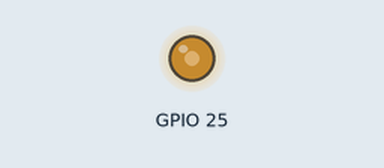
Simulated run of this sketch. Board: ESP32. Shown: output pins drawn as LEDs (lit = HIGH). I2S audio is not simulated (input reads silence); random numbers use the default seed unless the sketch sets one; what the sketch prints to the serial monitor is not drawn.

Above: at 0.05 s.
At 17.75 s:
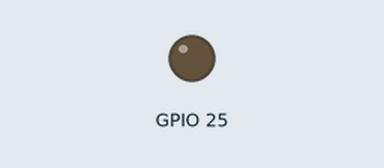
Timing chart, 0 to 23.1 s (numbered marks = the images above):
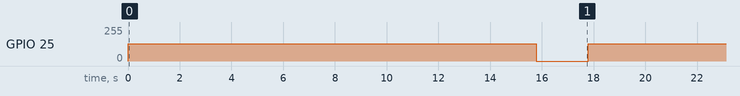

Measured:
- by itself, GPIO 25: alternates 128/255 for 15.8 s and 0/255 for 2.0 s

The sketch:

TestPDM.ino
```cpp
// (licence header left out)
#include "PDMout.h"
#include "magic07.h"  // SAMPLE PCM DATA from http://www.kurage-kosho.info/
#define GPIO  25
#define FS  24000

#define PI  3.14159265

void setup() {
	Serial.begin(115200);
	Serial.println("TestPDM");
}

void loop() {
  Serial.println("D/A create");
  PDMOut_create(GPIO);
  delay(1000);

  // PLAY
  for(int iLoop=0;iLoop<4;iLoop++){
    Serial.print("Playing...");
    PDMOut_start(FS);
/*
    // sin波出力
    int len = (int)(0.5*FS);  // 0.5sec
    float rad = 1023.0*2*PI/FS; //1023Hz
    for(int k=0;k<len;k++){
      int16_t val = (int16_t)(32767*sin(rad*k));
      PDMOut_write(val);
    }

    PDMOut_clear();
    delay(500);
*/
    // PCM data
    int len2 = sizeof(g_MAGIC07)/sizeof(short);
    for(int k=0;k<len2;k++){
      int16_t val =g_MAGIC07[k];
      PDMOut_write(val);
    }

    Serial.println("Stop");
    PDMOut_stop();

    delay(1000);
  }

  // RELEASE
  Serial.println("Release");
  PDMOut_release();

  delay(2000);
}
```

PDMout.c
```cpp
// PDMOut.c - PDM audio output for ESP32
// 2018/03/31 N.Yamazaki(AQUEST)  creation.

#include <freertos/FreeRTOS.h>
#include <freertos/task.h>
#include <driver/i2s.h>
#include <driver/dac.h>
#include <driver/rtc_io.h>
#include "PDMout.h"

#define  DMA_BUF_COUNT  3 //  number of DMA buffer
#define  DMA_BUF_LEN    32 // lenght of one DMA buffer (one channnel samples)
#define  DMA_BUF_SIZE   (DMA_BUF_COUNT*DMA_BUF_LEN) // total DMA buffer size [sample]
#define  I2S_FIFO_LEN   (64/2)
static const i2s_port_t i2s_num = (i2s_port_t)0; // i2s port number.  I2S_1 has not PDM. never change this.

static int _WriteOne(int16_t val);

static gpio_num_t gGpio=0;
static dac_channel_t  gDacCh = -1;	// gDacChANNEL_2; // GPIO26
static TickType_t gTicsWait;
///////////////////////////////////////////
// PDMOut  Create
// gpio: output pin. only  25 or 26
void PDMOut_create(int gpio)
{
  if(gpio==25)  gDacCh = DAC_CHANNEL_1;
  else if(gpio==26) gDacCh = DAC_CHANNEL_2;
  else return;
  gGpio = (gpio_num_t)gpio;

  // rise to middle level by DAC
  dac_output_voltage(gDacCh, 0);
  dac_output_enable(gDacCh);
  for(int k=0;k<=128;k++){
    dac_output_voltage(gDacCh, k);
    delayMicroseconds(70);
  }
  // keep middle level by DAC
}

///////////////////////////////////////////
// PDMOut  Relese
void PDMOut_release()
{
  // down sloop
  for(int k=127;k>=0;k--){
    dac_output_voltage(gDacCh, k);
    delayMicroseconds(70);
  }

  // Prepare Digital Gpio as OUT/LOW
  gpio_pad_select_gpio(gGpio);
  gpio_set_direction(gGpio, GPIO_MODE_OUTPUT);
  gpio_set_level(gGpio, 0);

  //Select Gpio as Digital Gpio
  rtc_gpio_deinit(gGpio);

  // dac disable
  dac_output_disable(gDacCh);
}
//#include <soc/i2s_reg.h>  //I2S_PDM_CONF_REG
///////////////////////////////////////////
// PDMOut  Start I2S+PDM
// freq: sampling rate (ex: 8000, 44100…) [Hz]
void PDMOut_start(int freq)
{
  // init I2S+PDM
  i2s_config_t i2s_config = {
     .mode = (i2s_mode_t)(I2S_MODE_MASTER | I2S_MODE_TX | I2S_MODE_PDM ),
     .sample_rate = freq,
     .bits_per_sample = I2S_BITS_PER_SAMPLE_16BIT,
     .channel_format = I2S_CHANNEL_FMT_RIGHT_LEFT,
     .communication_format = (i2s_comm_format_t)I2S_COMM_FORMAT_I2S_MSB,
     .intr_alloc_flags = 0,
     .dma_buf_count = DMA_BUF_COUNT,
     .dma_buf_len = DMA_BUF_LEN,
     .use_apll = 0
  };
  i2s_driver_install(i2s_num, &i2s_config, 0, NULL);

  i2s_pin_config_t pin_config = {
      //.bck_io_num = I2S_PIN_NO_CHANGE,
      //.ws_io_num = I2S_PIN_NO_CHANGE,
      .bck_io_num = 26,
      .ws_io_num = 22,
      .data_out_num = gGpio,
      .data_in_num = I2S_PIN_NO_CHANGE
  };
  i2s_set_pin(i2s_num, &pin_config);

	// switch to PDM  from DAC
  rtc_gpio_deinit(gGpio);
  dac_output_disable(gDacCh);

  // calc ticks to wait
  gTicsWait = (TickType_t)(2*DMA_BUF_LEN*1000/portTICK_PERIOD_MS/freq + 1);
}

///////////////////////////////////////////
// PDMOut  Stop I2S+PDM
void PDMOut_stop()
{
	// wait until output the last data.
  for(int k=0;k<DMA_BUF_SIZE+I2S_FIFO_LEN;k+=2){
	  // dithering
    _WriteOne(0);
    _WriteOne(1);
  }

  // switch to DAC from PDM
	dac_output_voltage(gDacCh, 128);
	dac_output_enable(gDacCh);	//set GPIO connected to analog RTC module.

  // release I2S(PDM)
	i2s_driver_uninstall(i2s_num);

  // keep middle level by DAC
}


///////////////////////////////////////////
//  Write one sample data
// val: a sample data
// return	1:ok 0:Timeout -1:ESP_FAIL
int PDMOut_write(int16_t val)
{
  // add dither
  int16_t dither = esp_random() & 0xff;
  if(val >= -32768+dither) val -= dither;
  return _WriteOne(val);
}

///////////////////////////////////////////
// Clear DMA buffer
void PDMOut_clear()
{
  for(int k=0;k<DMA_BUF_SIZE;k+=2){
      // dithering
      _WriteOne(0);
      _WriteOne(1);
    }
}

// write witout dither
static int _WriteOne(int16_t val)
{
   // write to I2S DMA buffer
  int16_t sample[2];
  sample[0]=sample[1]=val; // mono -> stereo
  return i2s_push_sample(i2s_num, (const char *)sample, gTicsWait);
}
```

PDMout.h
```cpp
#if !defined(_PDMOUT_H_)
#define _PDMOUT_H_
#ifdef __cplusplus
extern "C"{
#endif

// gpio: output pin. only  25 or 26
void PDMOut_create(int gpio);
void PDMOut_release();

// frequency: sampling rate (ex: 8000, 44100…) [Hz]
void PDMOut_start(int frequency);
void PDMOut_stop();

int PDMOut_write(int16_t val);
void PDMOut_clear();

#ifdef __cplusplus
}
#endif
#endif // !defined(_PDMOUT_H_)
```

Source omitted: magic07.h (383372 bytes)
